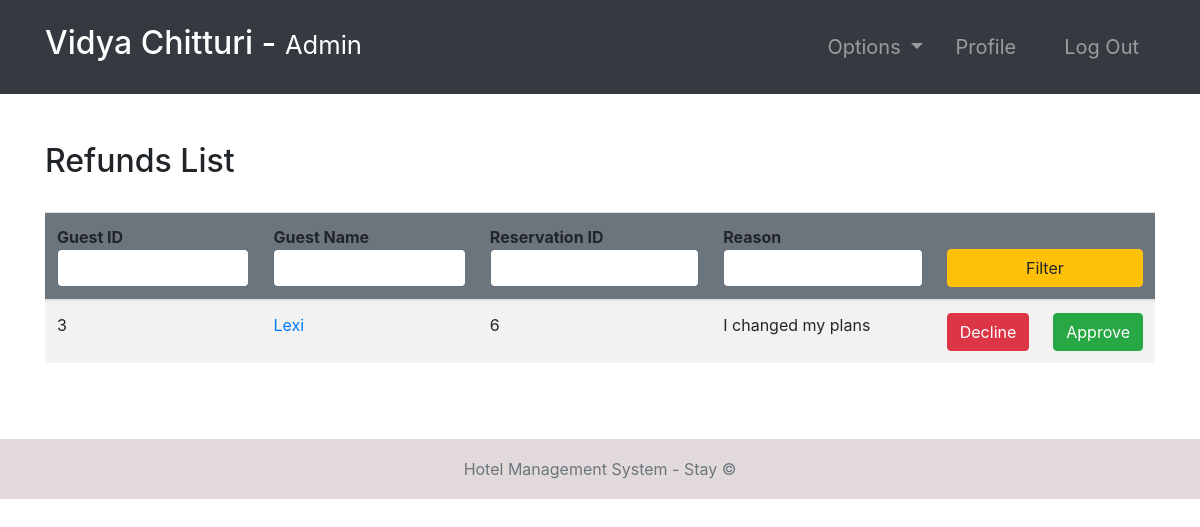
Screenshot of /refunds/ (signed in) with the database file from the repository.
### room/models.py (models this page shows, shortened)
class Refund(models.Model):
    guest = models.ForeignKey(Guest,   null=True, on_delete=models.CASCADE)
    reservation = models.ForeignKey(Booking, on_delete=models.CASCADE)
    reason = models.TextField()

class Booking(models.Model):
    roomNumber = models.ForeignKey(Room, on_delete=models.CASCADE)
    guest = models.ForeignKey(Guest, null=True, on_delete=models.CASCADE)
    dateOfReservation = models.DateField(default=timezone.now)
    startDate = models.DateField()
    endDate = models.DateField()

### accounts/models.py (models this page shows, shortened)
class Guest(models.Model):
    user = models.OneToOneField(User, null=True, on_delete=models.CASCADE)
    phoneNumber = PhoneNumberField(unique=True)

### room/views.py (the view, shortened to what this page needs)
# urls.py: path('refunds/', refunds, name="refunds"),
@ login_required(login_url='login')
def refunds(request):
    role = str(request.user.groups.all()[0])
    path = role + "/"
    refunds = Refund.objects.all()
    context = {
        "role": role,
        'refunds': refunds
    }
    return render(request, path + "refunds.html", context)

### Templates/admin/refunds.html
{% extends '../index.html' %}
{% block context %}
{% include '../common_pages/refunds.html' %}
{% endblock %}

### Templates/incs/nav.html (shortened to what this page needs)
<nav class="navbar navbar-dark bg-dark navbar-expand-lg py-3 " role="navigation">
    <div class="container">
        <a href="" class="navbar-brand">
            <h2 class="text-capitalize">
                {{ request.user.first_name }} {{ request.user.last_name }} -
                <small>
                    {{ role }}
                </small>
            </h2>
        </a>
        <div class="collapse navbar-collapse" id="navbarTags">
            <ul class="navbar-nav ml-auto">
                <li class="nav-item dropdown p-2">
                    <a class="nav-link dropdown-toggle" href="#" id="navbarDropdown" role="button"
                        data-toggle="dropdown" aria-haspopup="true" aria-expanded="false">
                        Options
                    </a>
                </li>
                <li class="nav-item mr-3 p-2">
                    {% if role == 'staff' or role == 'receptionist' or role == 'admin' or role == 'manager' %}
                    <a href="{% url 'employee-profile' user.id %}" class="nav-link">Profile</a>
                    {% endif %}
                </li>
                <li class="nav-item p-2 ">
                    <a href="{% url 'logout' %}" class="nav-link">Log Out</a>
                </li>
            </ul>
        </div>
    </div>
</nav>

### Templates/common_pages/refunds.html (shortened to what this page needs)
<div class="container py-5">
    <div class="table-header row">
        <div class="col-sm-12 col-md-12 col-lg-4 mb-4">
            <h2>Refunds List</h2>
        </div>
    </div>
    <table class="table table-hover table-striped">
        <thead class="bg-secondary rounded">
            <tr>
                <form action="" method="POST">
                    <th>Guest ID <input type="number" name="gid" value="{{gid}}"
                            class="form-control border border-secondary"></th>
                    <th>Guest Name <input type="text" name="name" value="{{name}}"
                            class="form-control border border-secondary"></th>
                    <th>Reservation ID<input type="number" name="booking" value="{{booking}}"
                            class="form-control border border-secondary">
                    </th>
                    <th>Reason<input type="text" name="reason" value="{{reason}}"
                            class="form-control border border-secondary"></th>
                    <th colspan="2"><button type="submit" name="filter" class="btn btn-warning w-100">Filter</button>
                    </th>
                </form>
            </tr>
        </thead>
        <tbody>
            {% for r in refunds %}
            <tr>
                <td>{{r.guest.user.id}}</td>
                <td><a href="{% url 'guest-profile' r.guest.user.id %}">{{r.guest.user.first_name}}</a></td>
                <td>{{r.reservation.id}}</td>
                <td>{{r.reason}}</td>
                <form action="" method="POST">
                    <td> <button type="submit" name="decline" class="btn btn-danger">Decline</button> </td>
                    <td> <button type="submit" name="approve" class="btn btn-success">Approve</button> </td>
                </form>
            </tr>
            {% endfor %}
        </tbody>
    </table>
</div>

### static/css/main.css (style rules this page uses)
* { margin: 0; padding: 0; -webkit-font-smoothing: antialiased; }
body { position: relative; }
nav .nav-item { font-size: 20px; }

### rows the page displays
Refund: guest.user.id "3", guest.user.first_name "Lexi", reservation.id "6", reason "I changed my plans"

### other values shown
{{ request.user.first_name }} "Vidya"
{{ request.user.last_name }} "Chitturi"
{{ role }} "Admin"
